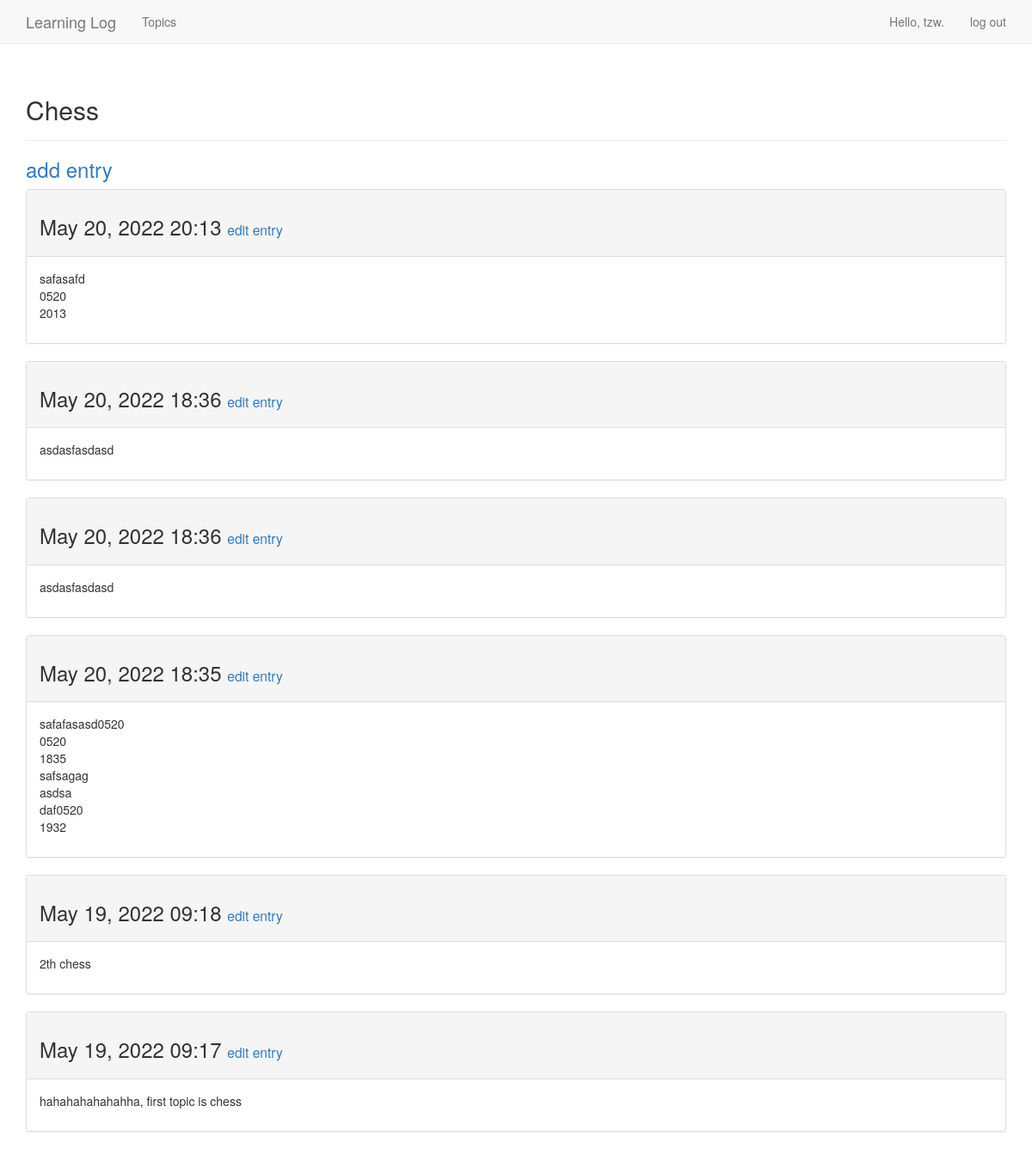
Screenshot of /learning_logs/topics/1/ (signed in) with the database file from the repository.
### learning_logs/models.py (models this page shows, shortened)
class Topic(models.Model):
    text = models.CharField(max_length=200)
    date_added = models.DateTimeField(auto_now_add=True)
    owner = models.ForeignKey(User, on_delete=models.CASCADE, default=2)
    def __str__(self):
        return self.text

class Entry(models.Model):
    topic = models.ForeignKey(Topic, on_delete=models.CASCADE)
    text = models.TextField()
    date_added = models.DateTimeField(auto_now_add=True)
    class Meta:
        verbose_name_plural = 'entries'

### learning_logs/views.py (the view)
# urls.py: path(r'topics/<topic_id>/', views.topic, name='topic'),
@login_required
def topic(request, topic_id):
    t = Topic.objects.get(id=topic_id)
    if not check_topic_owner(request, t):
        raise Http404
    entries = t.entry_set.order_by('-date_added')
    context = {
        'topic': t,
        'entries': entries,
        'topic_id': topic_id
    }
    return render(request, 'learning_logs/topic.html', context)

### learning_logs/views_functions.py (called while the page is built)
def check_topic_owner(request, topic):
    if topic.owner != request.user:
        return False
    else:
        return True

### learning_logs/templates/learning_logs/topic.html
{% extends 'learning_logs/base.html' %}
{% block header %}
    <h2>{{ topic }}</h2>
{% endblock %}
{% block content %}
    <h3><a href="{% url 'learning_logs:new_entry' topic_id %}">add entry</a></h3>
    {% for entry in entries %}
        <div class="panel panel-default">
            <div class="panel-heading">
                <h3>
                    {{ entry.date_added|date:'M d, Y H:i' }}
                    <small>
                        <a href="{% url 'learning_logs:edit_entry' entry.id %}">edit entry</a>
                    </small>
                </h3>
            </div>
            <div class="panel-body">
                {{ entry.text|linebreaks }}
            </div>
        </div>
    {% empty %}
        There are no entries for this topic yet.
    {% endfor %}
{% endblock %}

### learning_logs/templates/learning_logs/base.html (shortened to what this page needs)
{% load bootstrap3 %}
{% load static %}
<!doctype html>
<html lang="en">
<head>
    {% bootstrap_css %}
    <link rel="stylesheet" href="{% static 'learning_logs/base.css' %}">
</head>
<body>
    <nav class="navbar navbar-default navbar-static-top">
        <div class="container">
            <div class="nav-header">
                <a href="{% url 'learning_logs:index' %}" class="navbar-brand">Learning Log</a>
            </div>
            <div id="navbar" class="navbar-collapse collapse">
                <ul class="nav navbar-nav">
                    <li><a href="{% url 'learning_logs:topics' %}">Topics</a></li>
                </ul>
                <ul class="nav navbar-nav navbar-right">
                    {% if user.is_authenticated %}
                        <li><a>Hello, {{ user.username }}.</a></li>
                        <li><a href="{% url 'users:logout' %}">log out</a></li>
                    {% else %}
                        <li><a href="{% url 'users:register' %}">register</a></li>
                        <li><a href="{% url 'users:login' %}">login</a></li>
                    {% endif %}
                </ul>
            </div>
        </div>
    </nav>
    <div class="container">
        <div class="page-header">
            {% block header %}
            {% endblock %}
        </div>
        <div>
            {% block content %}
            {% endblock %}
        </div>
    </div>
</body>
</html>

### rows the page displays
Topic: text "Chess"
Entry: date_added "May 20, 2022 20:13", text "safasafd 0520 2013"
Entry: date_added "May 20, 2022 18:36", text "asdasfasdasd"
Entry: date_added "May 20, 2022 18:36", text "asdasfasdasd"
Entry: date_added "May 20, 2022 18:35", text "safafasasd0520 0520 1835 safsagag asdsa daf0520 1932"
Entry: date_added "May 19, 2022 09:18", text "2th chess"
Entry: date_added "May 19, 2022 09:17", text "hahahahahahahha, first topic is chess"

### other values shown
{{ user.username }} "tzw"
